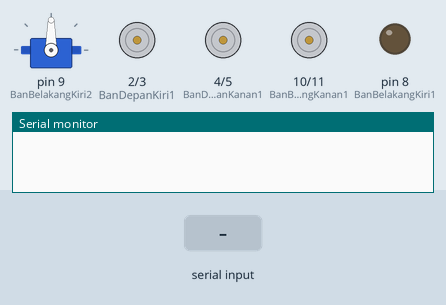
Recording of a sketch running on a simulated Arduino Uno, built with avr-gcc and run on an emulated ATmega328P. On the bench: servo, motor-driver pin pairs drawn as motors (green arrow = first pin HIGH = forward, orange = second pin HIGH = backward, longer = more drive), output pins drawn as LEDs (lit = HIGH), the last lines printed to the serial monitor. The inputs (shaded band) are chosen by the test bench. Pins used as bus, display or sensor lines are not drawn.

Above: at 1.2 s.
1.3 s: "A" received over Serial
At 1.9 s:
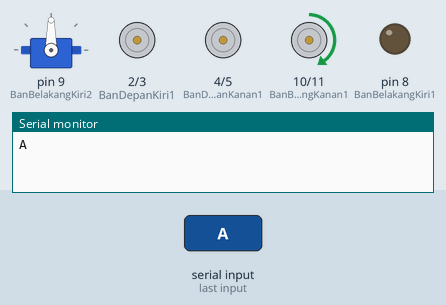
2.8 s: "B" received over Serial
At 3.1 s:
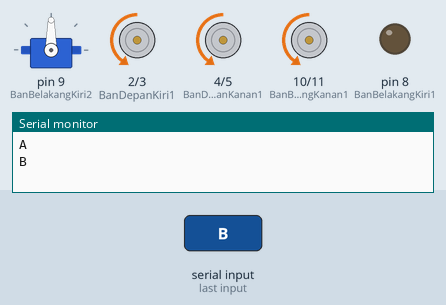
4.3 s: "C" received over Serial
At 5.4 s:
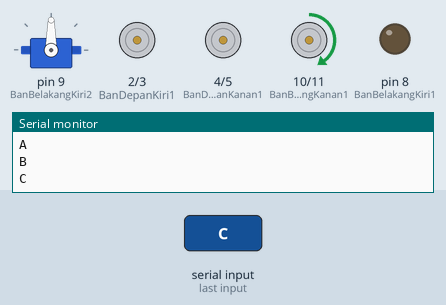
5.8 s: "E" received over Serial
At 6.6 s:
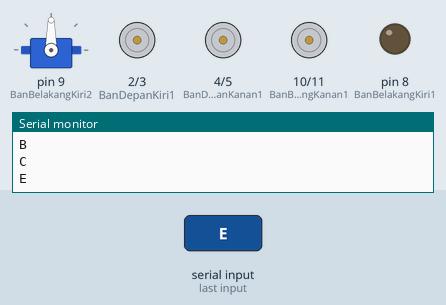
Timing chart, 0 to 8.3 s (numbered marks = the images above; inputs shaded):
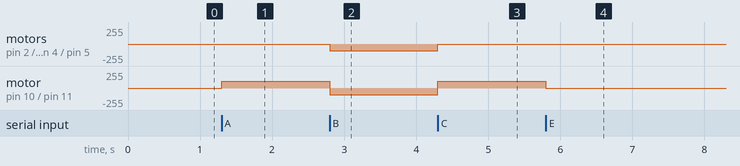

The sketch:

Kontroller_KRTMI.ino
```cpp
//sketch created by Akshay Joseph
char inputByte;
#include <Servo.h>

Servo myservo;  // create servo object to control a servo

int potpin = 0;  // analog pin used to connect the potentiometer
int val;

#define BanDepanKiri1 2
#define BanDepanKiri2 3

#define BanDepanKanan1 4
#define BanDepanKanan2 5

#define BanBelakangKiri1 8
#define BanBelakangKiri2 9

#define BanBelakangKanan1 10
#define BanBelakangKanan2 11


void setup() {
 Serial.begin(9600);
 pinMode(BanDepanKiri1,OUTPUT);
 pinMode(BanDepanKiri2,OUTPUT);

 pinMode(BanDepanKanan1,OUTPUT);
 pinMode(BanDepanKanan2,OUTPUT);

 pinMode(BanBelakangKiri1,OUTPUT);
 pinMode(BanBelakangKiri2,OUTPUT);

 pinMode(BanBelakangKanan1,OUTPUT);
 pinMode(BanBelakangKanan2,OUTPUT);

 myservo.attach(9);

}

void loop() {
while(Serial.available()>0){
  inputByte= Serial.read();
  Serial.println(inputByte);
  if (inputByte=='A'){
  analogWrite(BanDepanKiri1,100);
  analogWrite(BanDepanKiri2,0);
  analogWrite(BanDepanKanan1,100);
  analogWrite(BanDepanKanan2,0);

  analogWrite(BanBelakangKiri1,0);
  analogWrite(BanBelakangKiri2,100);
  analogWrite(BanBelakangKanan1,100);
  analogWrite(BanBelakangKanan2,0);
  }
  else if (inputByte=='B'){
  analogWrite(BanDepanKiri1,0);
  analogWrite(BanDepanKiri2,100);
  analogWrite(BanDepanKanan1,0);
  analogWrite(BanDepanKanan2,100);

  analogWrite(BanBelakangKiri1,100);
  analogWrite(BanBelakangKiri2,0);
  analogWrite(BanBelakangKanan1,0);
  analogWrite(BanBelakangKanan2,100);
  }
  else if (inputByte=='C'){
  analogWrite(BanDepanKiri1,100);
  analogWrite(BanDepanKiri2,0);
  analogWrite(BanDepanKanan1,100);
  analogWrite(BanDepanKanan2,0);

  analogWrite(BanBelakangKiri1,0);
  analogWrite(BanBelakangKiri2,100);
  analogWrite(BanBelakangKanan1,100);
  analogWrite(BanBelakangKanan2,0);
  }
  else if (inputByte=='D'){
  analogWrite(BanDepanKiri1,100);
  analogWrite(BanDepanKiri2,0);
  analogWrite(BanDepanKanan1,100);
  analogWrite(BanDepanKanan2,0);

  analogWrite(BanBelakangKiri1,0);
  analogWrite(BanBelakangKiri2,100);
  analogWrite(BanBelakangKanan1,100);
  analogWrite(BanBelakangKanan2,0);
  }
  else if (inputByte=='E'){
  analogWrite(BanDepanKiri1,0);
  analogWrite(BanDepanKiri2,0);
  analogWrite(BanDepanKanan1,0);
  analogWrite(BanDepanKanan2,0);

  analogWrite(BanBelakangKiri1,0);
  analogWrite(BanBelakangKiri2,0);
  analogWrite(BanBelakangKanan1,0);
  analogWrite(BanBelakangKanan2,0);
  }
  }
}
```

Measured:
- after the input at 1.3 s, motor on pin 10 (BanBelakangKanan1) / pin 11 (BanBelakangKanan2): stopped → forward 100/255 at once
- after the input at 2.8 s, motor on pin 2 (BanDepanKiri1) / pin 3 (BanDepanKiri2), motor on pin 4 (BanDepanKanan1) / pin 5 (BanDepanKanan2): stopped → backward 100/255 at once; motor on pin 10 (BanBelakangKanan1) / pin 11 (BanBelakangKanan2): forward 100/255 → backward 100/255 at once
- after the input at 4.3 s, motor on pin 2 (BanDepanKiri1) / pin 3 (BanDepanKiri2), motor on pin 4 (BanDepanKanan1) / pin 5 (BanDepanKanan2): backward 100/255 → stopped at once; motor on pin 10 (BanBelakangKanan1) / pin 11 (BanBelakangKanan2): backward 100/255 → forward 100/255 at once
- after the input at 5.8 s, motor on pin 10 (BanBelakangKanan1) / pin 11 (BanBelakangKanan2): forward 100/255 → stopped at once
